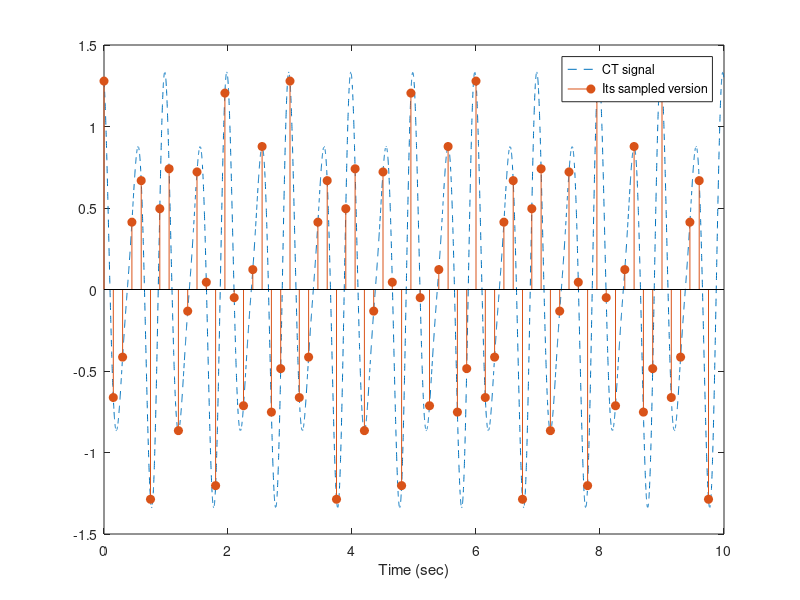
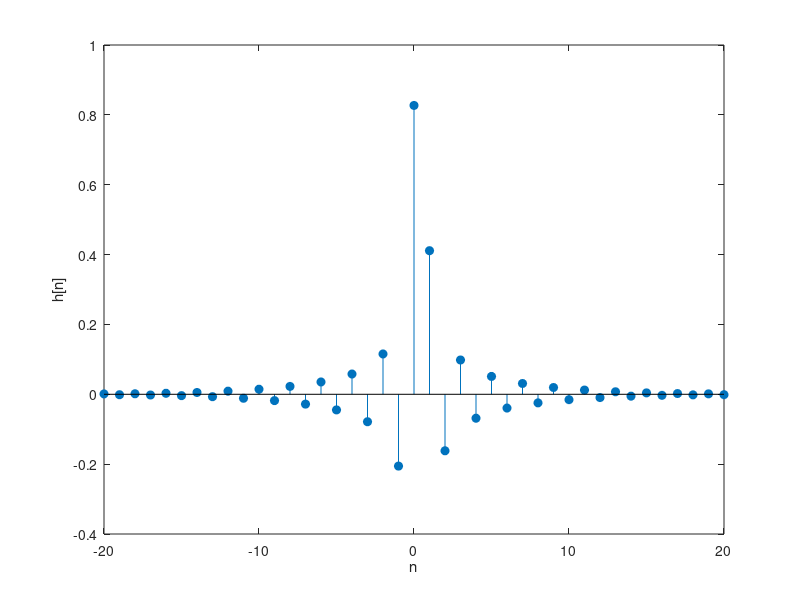
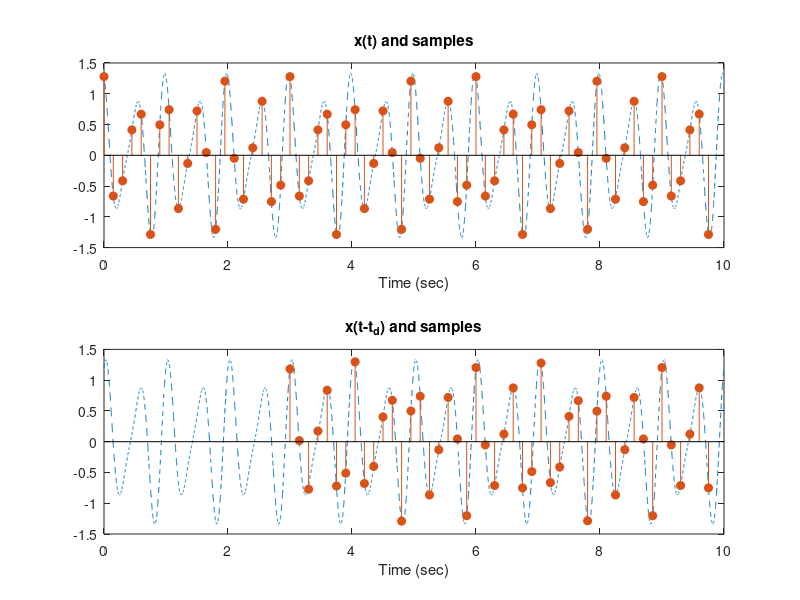

The MATLAB source for these figures, in order:
% Fractional delay of sampled data
% Obtain the samples of a delayed band-limited continuous time signal.

% Oktay Sipahigil
% 02/01/2017

%% Samples of a bandlimited signal
xfcn = @(t)cos(2*pi*2*t) + 0.4*cos(2*pi*3*t+0.8);
T = 0.15;
dur = 10;
fsplot = 1000;
t = (0:fsplot*dur-1)/fsplot;
n = 0:dur/T-1;
x = xfcn(n*T);
figure;
plot(t,xfcn(t),'--'); hold on; stem(n*T,x,'filled'); xlabel('Time (sec)');
legend('CT signal','Its sampled version');

%% Fractional delay filter
td = 0.05;
nd = td/T;
N = 41;
nn = -(N-1)/2 : (N-1)/2;
win = hamming(N)';
h = win.*sinc(nn-nd);
figure; stem(nn,h,'filled'); xlabel('n'); ylabel('h[n]');

%% Result
y = filter(h,1,x);
figure;
ha1 = subplot(2,1,1); plot(t,xfcn(t),'--'); hold on; stem(n*T,x,'filled'); xlabel('Time (sec)');
title('x(t) and samples');
ha2 = subplot(2,1,2); plot(t,xfcn(t-td),'--'); hold on; stem(n((N+1)/2:end)*T,y((N+1)/2:end),'filled'); xlabel('Time (sec)');
title('x(t-t_d) and samples');
linkaxes([ha1 ha2]);